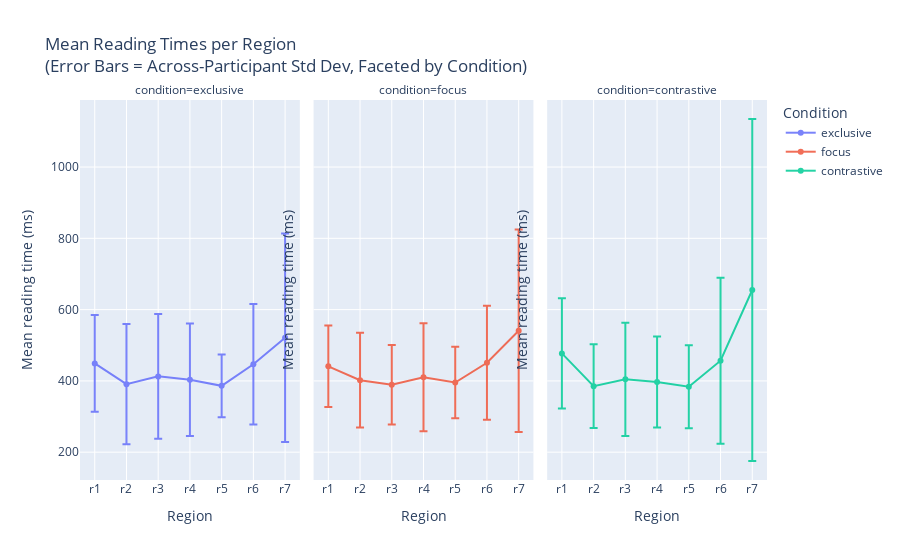
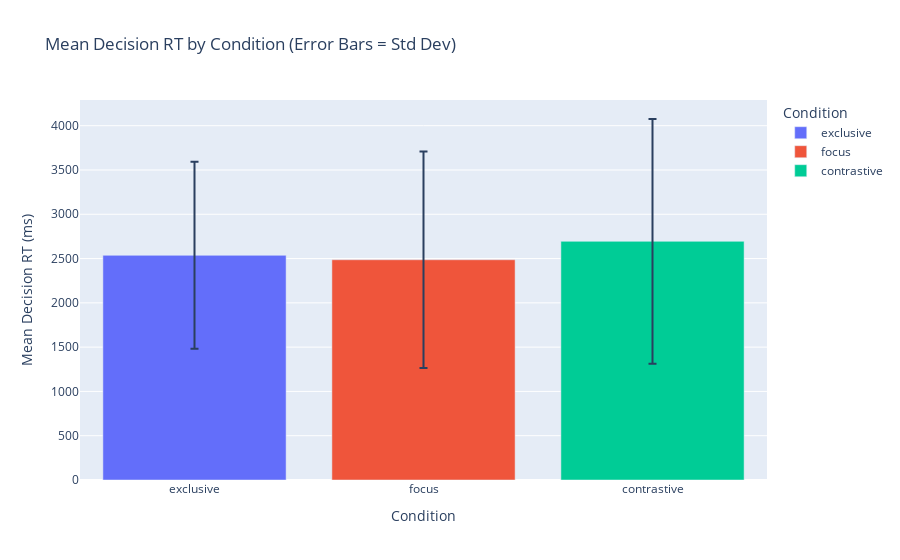

Notebook code cell kept with these figures, in order:
### Code cell
import plotly.express as px

# Melt longform to one row per participant × item × region 
region_cols = [c for c in longform.columns if re.match(r"r\d+$", c)]
melted = (
    longform
    .melt(id_vars=['participant_id', 'item', 'condition'],
          value_vars=region_cols,
          var_name='region',
          value_name='reading_time')
    .dropna(subset=['reading_time'])
)

# Per-participant (across items) mean and std for each region × condition
pp_region_stats = (
    melted
    .groupby(['participant_id', 'condition', 'region'], as_index=False, observed=True)
    .reading_time.agg(reading_time_mean='mean', reading_time_std='std')
)

# Per-participant question/choice mean+std across items (if present)
extras_pp = []
if 'question_rt' in longform.columns:
    q_pp = (
        longform
        .dropna(subset=['question_rt'])
        .groupby(['participant_id', 'condition'], as_index=False, observed=True)
        .question_rt.agg(reading_time_mean='mean', reading_time_std='std')
    )
    q_pp['region'] = 'question'
    extras_pp.append(q_pp[['participant_id','condition','region','reading_time_mean','reading_time_std']])

if 'choice_rt' in longform.columns:
    c_pp = (
        longform
        .dropna(subset=['choice_rt'])
        .groupby(['participant_id', 'condition'], as_index=False, observed=True)
        .choice_rt.agg(reading_time_mean='mean', reading_time_std='std')
    )
    c_pp['region'] = 'choice'
    extras_pp.append(c_pp[['participant_id','condition','region','reading_time_mean','reading_time_std']])

if extras_pp:
    pp_region_stats = pd.concat([pp_region_stats] + extras_pp, ignore_index=True, sort=False)

# Only show present conditions
present_conditions = pp_region_stats['condition'].dropna().unique().tolist()

# Now aggregate across participants: use participant-level means to compute group mean and across-participant std
present_regions = pp_region_stats['region'].unique().tolist()
full_region_order = [f"r{i}" for i in range(1, 8)]
present_regions = [r for r in full_region_order if r in present_regions] + [r for r in ['question','choice'] if r in pp_region_stats['region'].unique()]

agg_plot = (
    pp_region_stats
    .groupby(['region', 'condition'], as_index=False, observed=True)
    .reading_time_mean.agg(mean_reading_time='mean', std_reading_time='std')
)

# --- INSERT FALLBACK STD COMPUTATION HERE ---
std_items = melted.groupby(['condition', 'region'], observed=True)['reading_time'].std().reset_index().rename(columns={'reading_time':'std_items'})

if 'question_rt' in longform.columns:
    std_q = longform.dropna(subset=['question_rt']).groupby('condition', observed=True)['question_rt'].std().reset_index().rename(columns={'question_rt':'std_items'})
    std_q['region'] = 'question'
    std_items = pd.concat([std_items, std_q[['condition','region','std_items']]], ignore_index=True)

if 'choice_rt' in longform.columns:
    std_c = longform.dropna(subset=['choice_rt']).groupby('condition', observed=True)['choice_rt'].std().reset_index().rename(columns={'choice_rt':'std_items'})
    std_c['region'] = 'choice'
    std_items = pd.concat([std_items, std_c[['condition','region','std_items']]], ignore_index=True)

agg_plot = agg_plot.merge(std_items, on=['condition', 'region'], how='left')
agg_plot['std_reading_time'] = agg_plot['std_reading_time'].fillna(agg_plot['std_items'])
agg_plot.drop(columns=['std_items'], inplace=True)
# --- END INSERT ---

# Keep only present regions and set categorical ordering
agg_plot = agg_plot[agg_plot['region'].isin(present_regions) & agg_plot['condition'].isin(present_conditions)].copy()
agg_plot['region'] = pd.Categorical(agg_plot['region'], categories=present_regions, ordered=True)
agg_plot['condition'] = pd.Categorical(agg_plot['condition'], categories=present_conditions, ordered=True)

# Plot 1: Reading times for regions (r1..r7) — error bars are across-participant std of participant means
region_only = agg_plot[agg_plot['region'].isin(full_region_order)]
fig1 = px.line(
    region_only,
    x='region',
    y='mean_reading_time',
    error_y='std_reading_time',
    color='condition',
    facet_col='condition',
    category_orders={'region': full_region_order, 'condition': present_conditions},
    title='Mean Reading Times per Region<br>(Error Bars = Across-Participant Std Dev, Faceted by Condition)',
    labels={'mean_reading_time': 'Mean Reading Time (ms)', 'region': 'Region'}
)
fig1.update_traces(connectgaps=True, mode='lines+markers', marker={'size': 6}, line={'width': 2}, opacity=0.85)
fig1.update_yaxes(title_text='Mean reading time (ms)')
fig1.update_xaxes(title_text='Region')
fig1.update_layout(legend_title_text='Condition')
fig1.show()

# # Plot 2: Question RTs
# question_only = agg_plot[agg_plot['region'] == 'question']
# fig2 = px.bar(
#     question_only,
#     x='condition',
#     y='mean_reading_time',
#     error_y='std_reading_time',
#     color='condition',
#     category_orders={'condition': present_conditions},
#     title='Mean Question RT by Condition (Error Bars = Std Dev)',
#     labels={'mean_reading_time': 'Mean Question RT (ms)', 'condition': 'Condition'}
# )
# fig2.update_layout(legend_title_text='Condition')
# fig2.show()

# Plot 3: Decision RTs
choice_only = agg_plot[agg_plot['region'] == 'choice']
fig3 = px.bar(
    choice_only,
    x='condition',
    y='mean_reading_time',
    error_y='std_reading_time',
    color='condition',
    category_orders={'condition': present_conditions},
    title='Mean Decision RT by Condition (Error Bars = Std Dev)',
    labels={'mean_reading_time': 'Mean Decision RT (ms)', 'condition': 'Condition'}
)
fig3.update_layout(legend_title_text='Condition')
fig3.show()

### Figure 1 — Plotly figure (JSON) as saved in the notebook; plotly's stock layout.template omitted (floating-point values rounded to 4 significant figures)
{"data": [{"connectgaps": true, "error_y": {"array": [135.9, 168.8, 174.7, 157.9, 88.14, 169.0, 292.4]}, "hovertemplate": "condition=exclusive<br>Region=%{x}<br>Mean Reading Time (ms)=%{y}<extra></extra>", "legendgroup": "exclusive", "line": {"color": "#636efa", "dash": "solid", "width": 2}, "marker": {"size": 6, "symbol": "circle"}, "mode": "lines+markers", "name": "exclusive", "opacity": 0.85, "orientation": "v", "showlegend": true, "type": "scatter", "x": ["r1", "r2", "r3", "r4", "r5", "r6", "r7"], "xaxis": "x", "y": [449.1, 390.9, 412.7, 403.0, 386.2, 446.5, 520.9], "yaxis": "y"}, {"connectgaps": true, "error_y": {"array": [114.3, 133.0, 111.6, 151.4, 100.4, 159.8, 284.4]}, "hovertemplate": "condition=focus<br>Region=%{x}<br>Mean Reading Time (ms)=%{y}<extra></extra>", "legendgroup": "focus", "line": {"color": "#EF553B", "dash": "solid", "width": 2}, "marker": {"size": 6, "symbol": "circle"}, "mode": "lines+markers", "name": "focus", "opacity": 0.85, "orientation": "v", "showlegend": true, "type": "scatter", "x": ["r1", "r2", "r3", "r4", "r5", "r6", "r7"], "xaxis": "x2", "y": [440.9, 402.1, 388.9, 410.1, 395.5, 450.8, 540.8], "yaxis": "y2"}, {"connectgaps": true, "error_y": {"array": [154.6, 117.3, 158.8, 127.6, 116.4, 232.8, 479.8]}, "hovertemplate": "condition=contrastive<br>Region=%{x}<br>Mean Reading Time (ms)=%{y}<extra></extra>", "legendgroup": "contrastive", "line": {"color": "#00cc96", "dash": "solid", "width": 2}, "marker": {"size": 6, "symbol": "circle"}, "mode": "lines+markers", "name": "contrastive", "opacity": 0.85, "orientation": "v", "showlegend": true, "type": "scatter", "x": ["r1", "r2", "r3", "r4", "r5", "r6", "r7"], "xaxis": "x3", "y": [477.2, 385.3, 404.5, 396.9, 383.6, 456.8, 655.1], "yaxis": "y3"}], "layout": {"annotations": [{"font": {}, "showarrow": false, "text": "condition=exclusive", "x": 0.16, "xanchor": "center", "xref": "paper", "y": 1, "yanchor": "bottom", "yref": "paper"}, {"font": {}, "showarrow": false, "text": "condition=focus", "x": 0.5, "xanchor": "center", "xref": "paper", "y": 1, "yanchor": "bottom", "yref": "paper"}, {"font": {}, "showarrow": false, "text": "condition=contrastive", "x": 0.84, "xanchor": "center", "xref": "paper", "y": 1, "yanchor": "bottom", "yref": "paper"}], "legend": {"title": {"text": "Condition"}, "tracegroupgap": 0}, "title": {"text": "Mean Reading Times per Region<br>(Error Bars = Across-Participant Std Dev, Faceted by Condition)"}, "xaxis": {"anchor": "y", "categoryarray": ["r1", "r2", "r3", "r4", "r5", "r6", "r7"], "categoryorder": "array", "domain": [0, 0.32], "title": {"text": "Region"}}, "xaxis2": {"anchor": "y2", "categoryarray": ["r1", "r2", "r3", "r4", "r5", "r6", "r7"], "categoryorder": "array", "domain": [0.34, 0.66], "matches": "x", "title": {"text": "Region"}}, "xaxis3": {"anchor": "y3", "categoryarray": ["r1", "r2", "r3", "r4", "r5", "r6", "r7"], "categoryorder": "array", "domain": [0.68, 1.0], "matches": "x", "title": {"text": "Region"}}, "yaxis": {"anchor": "x", "domain": [0, 1], "title": {"text": "Mean reading time (ms)"}}, "yaxis2": {"anchor": "x2", "domain": [0, 1], "matches": "y", "showticklabels": false, "title": {"text": "Mean reading time (ms)"}}, "yaxis3": {"anchor": "x3", "domain": [0, 1], "matches": "y", "showticklabels": false, "title": {"text": "Mean reading time (ms)"}}}}

### Figure 2 — Plotly figure (JSON) as saved in the notebook; plotly's stock layout.template omitted (floating-point values rounded to 4 significant figures)
{"data": [{"error_y": {"array": [1056.0]}, "hovertemplate": "Condition=%{x}<br>Mean Decision RT (ms)=%{y}<extra></extra>", "legendgroup": "exclusive", "marker": {"color": "#636efa", "pattern": {"shape": ""}}, "name": "exclusive", "orientation": "v", "showlegend": true, "textposition": "auto", "type": "bar", "x": ["exclusive"], "xaxis": "x", "y": [2537.0], "yaxis": "y"}, {"error_y": {"array": [1223.0]}, "hovertemplate": "Condition=%{x}<br>Mean Decision RT (ms)=%{y}<extra></extra>", "legendgroup": "focus", "marker": {"color": "#EF553B", "pattern": {"shape": ""}}, "name": "focus", "orientation": "v", "showlegend": true, "textposition": "auto", "type": "bar", "x": ["focus"], "xaxis": "x", "y": [2487.0], "yaxis": "y"}, {"error_y": {"array": [1381.0]}, "hovertemplate": "Condition=%{x}<br>Mean Decision RT (ms)=%{y}<extra></extra>", "legendgroup": "contrastive", "marker": {"color": "#00cc96", "pattern": {"shape": ""}}, "name": "contrastive", "orientation": "v", "showlegend": true, "textposition": "auto", "type": "bar", "x": ["contrastive"], "xaxis": "x", "y": [2695.0], "yaxis": "y"}], "layout": {"barmode": "relative", "legend": {"title": {"text": "Condition"}, "tracegroupgap": 0}, "title": {"text": "Mean Decision RT by Condition (Error Bars = Std Dev)"}, "xaxis": {"anchor": "y", "categoryarray": ["exclusive", "focus", "contrastive"], "categoryorder": "array", "domain": [0, 1], "title": {"text": "Condition"}}, "yaxis": {"anchor": "x", "domain": [0, 1], "title": {"text": "Mean Decision RT (ms)"}}}}
